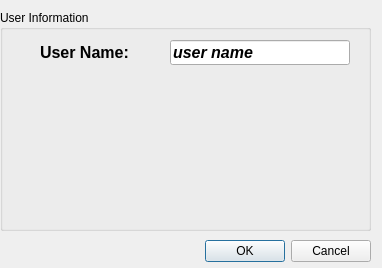
<?xml version="1.0" encoding="UTF-8"?>
<ui version="4.0">
 <class>UserDialog</class>
 <widget class="QDialog" name="UserDialog">
  <property name="geometry">
   <rect>
    <x>0</x>
    <y>0</y>
    <width>382</width>
    <height>268</height>
   </rect>
  </property>
  <property name="windowTitle">
   <string>User Login</string>
  </property>
  <widget class="QDialogButtonBox" name="buttonBox">
   <property name="geometry">
    <rect>
     <x>30</x>
     <y>231</y>
     <width>341</width>
     <height>41</height>
    </rect>
   </property>
   <property name="orientation">
    <enum>Qt::Orientation::Horizontal</enum>
   </property>
   <property name="standardButtons">
    <set>QDialogButtonBox::StandardButton::Cancel|QDialogButtonBox::StandardButton::Ok</set>
   </property>
  </widget>
  <widget class="QGroupBox" name="groupBox">
   <property name="geometry">
    <rect>
     <x>0</x>
     <y>10</y>
     <width>371</width>
     <height>221</height>
    </rect>
   </property>
   <property name="locale">
    <locale language="English" country="UnitedStates"/>
   </property>
   <property name="title">
    <string>User Information</string>
   </property>
   <widget class="QLabel" name="label">
    <property name="geometry">
     <rect>
      <x>40</x>
      <y>30</y>
      <width>120</width>
      <height>25</height>
     </rect>
    </property>
    <property name="font">
     <font>
      <pointsize>12</pointsize>
      <bold>true</bold>
     </font>
    </property>
    <property name="text">
     <string>User Name:</string>
    </property>
    <property name="textFormat">
     <enum>Qt::TextFormat::AutoText</enum>
    </property>
   </widget>
   <widget class="QLineEdit" name="lineEdit">
    <property name="geometry">
     <rect>
      <x>170</x>
      <y>30</y>
      <width>180</width>
      <height>25</height>
     </rect>
    </property>
    <property name="font">
     <font>
      <pointsize>12</pointsize>
      <italic>true</italic>
      <bold>true</bold>
     </font>
    </property>
    <property name="toolTipDuration">
     <number>1</number>
    </property>
    <property name="text">
     <string>user name</string>
    </property>
   </widget>
  </widget>
 </widget>
 <resources/>
 <connections>
  <connection>
   <sender>buttonBox</sender>
   <signal>accepted()</signal>
   <receiver>UserDialog</receiver>
   <slot>accept()</slot>
   <hints>
    <hint type="sourcelabel">
     <x>248</x>
     <y>254</y>
    </hint>
    <hint type="destinationlabel">
     <x>157</x>
     <y>274</y>
    </hint>
   </hints>
  </connection>
  <connection>
   <sender>buttonBox</sender>
   <signal>rejected()</signal>
   <receiver>UserDialog</receiver>
   <slot>reject()</slot>
   <hints>
    <hint type="sourcelabel">
     <x>316</x>
     <y>260</y>
    </hint>
    <hint type="destinationlabel">
     <x>286</x>
     <y>274</y>
    </hint>
   </hints>
  </connection>
 </connections>
</ui>
